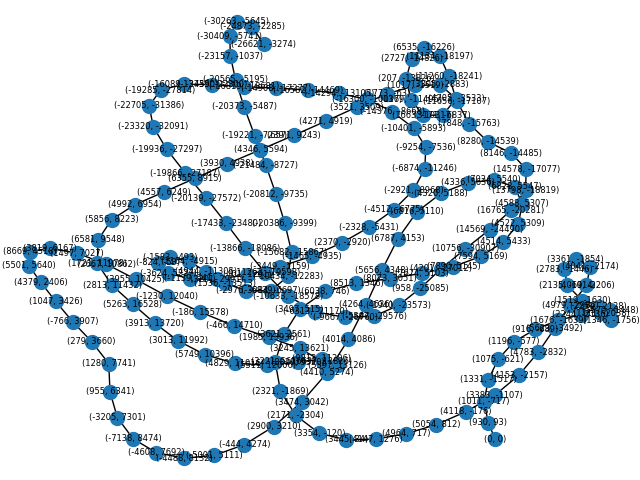

This chart was generated by the following Python code:
import networkx as nx
from matplotlib import pyplot as plt

class Ship(object):
    def __init__(self):
        self.degree = 90
        self.pos = (0,0)
        self.deg_dict = {0: 'N', 90: 'E', 180: 'S', 270: 'W'}
        self.waypoint = (10, 1)
        return

    def move_forward(self, dist):
        self.pos = self.pos[0] + dist * self.waypoint[0], self.pos[1] + dist * self.waypoint[1]
        return

    def move_east(self, dist):
        self.waypoint = self.waypoint[0] + dist, self.waypoint[1]
        return

    def move_west(self, dist):
        self.waypoint = self.waypoint[0] - dist, self.waypoint[1]
        return

    def move_north(self, dist):
        self.waypoint = self.waypoint[0], self.waypoint[1] + dist
        return

    def move_south(self, dist):
        self.waypoint = self.waypoint[0], self.waypoint[1] - dist
        return

    def turn(self, turn_dir, deg):
        while deg > 0:
            deg -= 90

            if turn_dir == 'R':
                self.waypoint = self.waypoint[1], self.waypoint[0] * -1
            elif turn_dir == 'L':
                self.waypoint = self.waypoint[1] * -1, self.waypoint[0]
            else:
                raise NotImplementedError

        return

    def manhattan(self):
        return abs(self.pos[0]) + abs(self.pos[1])

    def __str__(self):
        return f'{self.pos} at a distance of {self.manhattan()} from origin, the waypoint is {self.waypoint}'



def plot_graph(nodes, edges):
    G = nx.Graph()
    G.add_nodes_from(nodes)
    G.add_edges_from(edges)

    nx.draw(G, node_size=100, with_labels=True, font_size=6, figsize=(100,100))
    plt.savefig('day12.png')
    plt.show()


if __name__ == "__main__":
    with open('day12.txt') as fin:
        contents  = [line.strip() for line in fin.readlines()]
    
    ship = Ship()
    
    nodes = [(0,0)]
    edges = []

    for move in contents:

        instruction = move[0]
        unit = int(move[1:])
        # print(move)

        if instruction == 'F':
            ship.move_forward(unit)
            nodes.append(ship.pos)
            edges.append((nodes[-2], nodes[-1]))
        elif instruction in ['L', 'R']:
            ship.turn(instruction, unit)
        elif instruction == 'E':
            ship.move_east(unit)
        elif instruction == 'W':
            ship.move_west(unit)
        elif instruction == 'N':
            ship.move_north(unit)
        elif instruction == 'S':
            ship.move_south(unit)
        else:
            raise "NOT SURE WHAT THIS INSTRUCTION IS"

        print(ship)
        
    print(ship.manhattan())

plot_graph(nodes, edges)